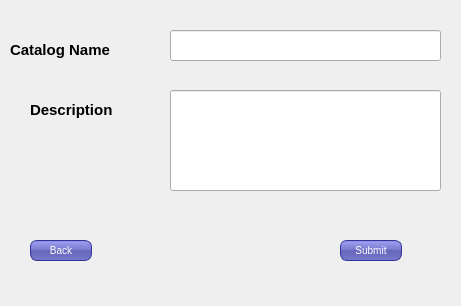
<?xml version="1.0" encoding="UTF-8"?>
<ui version="4.0">
 <class>CatalogCreatorAndDeployer</class>
 <widget class="QDialog" name="CatalogCreatorAndDeployer">
  <property name="geometry">
   <rect>
    <x>0</x>
    <y>0</y>
    <width>461</width>
    <height>306</height>
   </rect>
  </property>
  <property name="windowTitle">
   <string>Dialog</string>
  </property>
  <property name="styleSheet">
   <string notr="true">QLabel {
font-weight: bold;
font-size: 15px;
}
background: QLinearGradient(x1: 0, y1: 0, x2: 0, y2: 1, stop: 0 #eef, stop: 1 #ccf);
QLineEdit {
padding: 1px;
border-style: solid;
border: 2px solid gray;
border-radius: 8px;
}

QPushButton {
color: white;
background-color: QLinearGradient( x1: 0, y1: 0, x2: 0, y2: 1, stop: 0 #88d, stop: 0.1 #99e, stop: 0.49 #77c, stop: 0.5 #66b, stop: 1 #77c);
border-width: 1px;
border-color: #339;
border-style: solid;
border-radius: 7;
padding: 3px;
font-size: 10px;
padding-left: 5px;
padding-right: 5px;
min-width: 50px;
max-width: 50px;
min-height: 13px;
max-height: 13px;
}

</string>
  </property>
  <widget class="QPushButton" name="backPushButton">
   <property name="geometry">
    <rect>
     <x>30</x>
     <y>240</y>
     <width>101</width>
     <height>31</height>
    </rect>
   </property>
   <property name="text">
    <string>Back</string>
   </property>
  </widget>
  <widget class="QLabel" name="descriptionLabel">
   <property name="geometry">
    <rect>
     <x>30</x>
     <y>100</y>
     <width>111</width>
     <height>20</height>
    </rect>
   </property>
   <property name="text">
    <string>Description</string>
   </property>
  </widget>
  <widget class="QLabel" name="catalogNameLabel">
   <property name="geometry">
    <rect>
     <x>10</x>
     <y>40</y>
     <width>131</width>
     <height>20</height>
    </rect>
   </property>
   <property name="text">
    <string>Catalog Name</string>
   </property>
  </widget>
  <widget class="QPushButton" name="submitPushButton">
   <property name="geometry">
    <rect>
     <x>340</x>
     <y>240</y>
     <width>101</width>
     <height>31</height>
    </rect>
   </property>
   <property name="text">
    <string>Submit</string>
   </property>
  </widget>
  <widget class="QLineEdit" name="osNameLineEdit">
   <property name="geometry">
    <rect>
     <x>170</x>
     <y>30</y>
     <width>271</width>
     <height>31</height>
    </rect>
   </property>
   <property name="toolTip">
    <string>&lt;html&gt;&lt;head/&gt;&lt;body&gt;&lt;p&gt;currently we are supporting only Fedora &lt;/p&gt;&lt;/body&gt;&lt;/html&gt;</string>
   </property>
  </widget>
  <widget class="QLineEdit" name="descriptionLineEdit">
   <property name="geometry">
    <rect>
     <x>170</x>
     <y>90</y>
     <width>271</width>
     <height>101</height>
    </rect>
   </property>
   <property name="toolTip">
    <string>Enter your decription</string>
   </property>
  </widget>
 </widget>
 <resources/>
 <connections/>
</ui>
